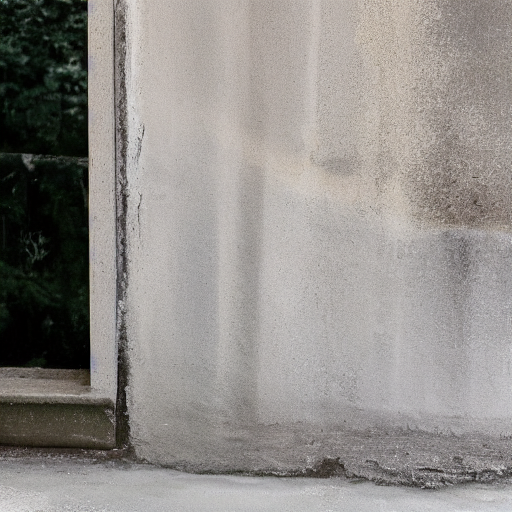
#> input picture brainguide/experiments/pulled/baseline/sub1_faces_seed0_0.png, 512 x 512 px
$ python compare.py
#> lines starting #> are read from the running program, lines starting #| are printed output that depends on the picture
#!/usr/bin/env python3
"""Build one comparison contact sheet across baseline + test1 + test2.
Rows = ROIs, columns = methods. Run after pulling VM results into ./pulled/.

Expected layout (see run_tests.sh + pull step):
  pulled/baseline/sub1_<roi>_seed0_0.png     # the "like we tried before" images
  pulled/test1/t1_<roi>_seed0_0.png          # gradient hygiene
  pulled/test2/t2ctrl_<roi>_seed0_0.png      # ddim control (reps=1)
  pulled/test2/t2tt_<roi>_seed0_0.png        # ddim time-travel (reps=4)
"""
from pathlib import Path
from PIL import Image, ImageDraw

BASE = Path(__file__).resolve().parent / "pulled"
OUT = Path(__file__).resolve().parent / "comparison.png"

ROIS = ["faces", "places", "words", "bodies", "earlyvisual"]
COLS = [
    ("baseline (DPM)",       "baseline/sub1_{roi}_seed0_0.png"),
    ("test1 hygiene",        "test1/t1_{roi}_seed0_0.png"),
    ("test2 ctrl (DDIM)",    "test2/t2ctrl_{roi}_seed0_0.png"),
    ("test2 time-travel",    "test2/t2tt_{roi}_seed0_0.png"),
]
TH = 256
PADL, PADT = 130, 30


def load(rel):
    p = BASE / rel
    if not p.exists():
        im = Image.new("RGB", (TH, TH), (35, 35, 35))
        ImageDraw.Draw(im).text((8, TH // 2), "missing", fill=(200, 120, 120))
        return im
    im = Image.open(p).convert("RGB").resize((TH, TH))
    if p.stat().st_size < 2000:   # blank/failed tile
        ImageDraw.Draw(im).rectangle([0, 0, TH - 1, TH - 1], outline=(220, 0, 0), width=6)
    return im


def main():
    ncol, nrow = len(COLS), len(ROIS)
    W, H = PADL + ncol * TH, PADT + nrow * TH
    canvas = Image.new("RGB", (W, H), (245, 245, 245))
#> canvas: PIL image 1154x1310 RGB; every value is 245
    d = ImageDraw.Draw(canvas)
    d.text((6, 8), "brainguide — universal (DINOv2) encoder: fix comparison (seed 0)", fill=(0, 0, 0))
    for c, (label, _) in enumerate(COLS):
        d.text((PADL + c * TH + 6, PADT - 14), label, fill=(0, 0, 0))
    for r, roi in enumerate(ROIS):
        d.text((6, PADT + r * TH + TH // 2), roi, fill=(0, 0, 0))
        for c, (_, tmpl) in enumerate(COLS):
            canvas.paste(load(tmpl.format(roi=roi)), (PADL + c * TH, PADT + r * TH))
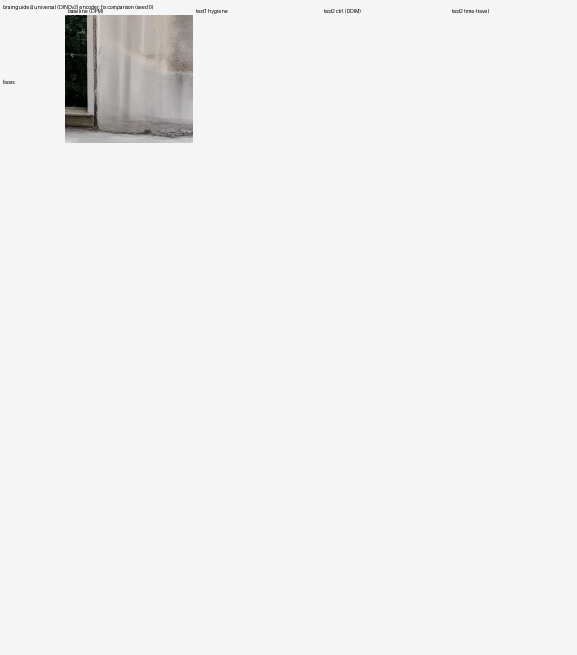
#> canvas: PIL image 1154x1310 RGB (shown at 1/2 size); mean R, G, B 240.4, 240.3, 240.1
    canvas.save(OUT)
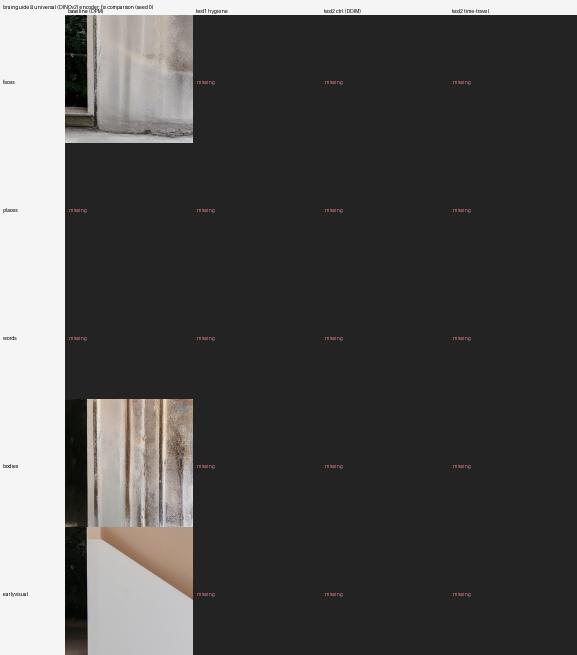
#> saved as comparison.png: PIL image 1154x1310 RGB (shown at 1/2 size); mean R, G, B 77.6, 76.6, 75.9
    print("wrote", OUT)


if __name__ == "__main__":
    main()
